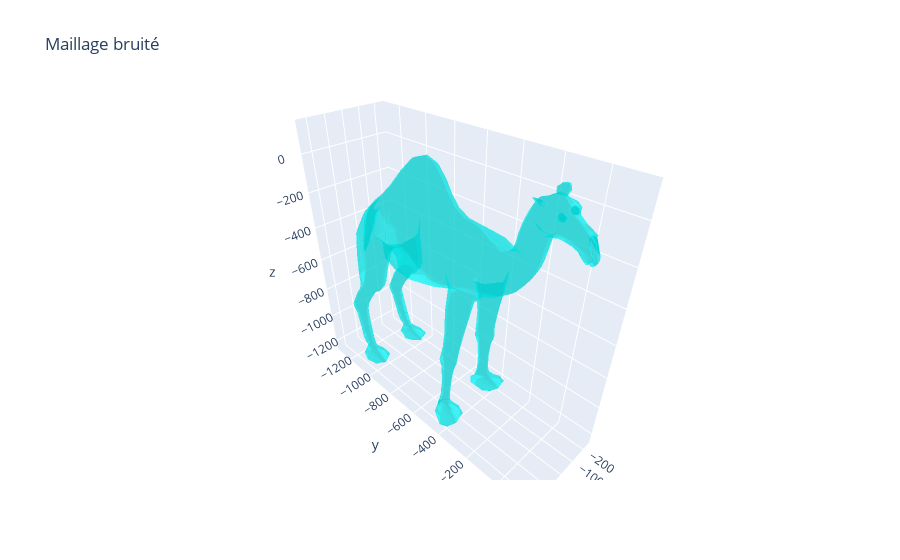

Notebook code cell kept with this figure:
### Markdown cell above
# Ajout de bruit Gaussien

### Code cell
VB = np.zeros((len(V), len(V[0])))
for i in range(len(V)) :
    n = np.random.normal(0, 0.05, len(V[i]))
    xbar = np.array(V[i])
    z = xbar + n
    VB[i] = z

plot_mesh(VB, F, "Maillage bruité")

### Figure 1 — Plotly figure (JSON) as saved in the notebook; plotly's stock layout.template omitted (floating-point values rounded to 4 significant figures; data arrays with more than 128 entries replaced by an {"elided": "..."} marker saying what was removed)
{"data": [{"color": "cyan", "i": {"elided": "4072 int values"}, "j": {"elided": "4072 int values"}, "k": {"elided": "4072 int values"}, "opacity": 0.5, "type": "mesh3d", "x": {"elided": "2045 float values"}, "y": {"elided": "2045 float values"}, "z": {"elided": "2045 float values"}}], "layout": {"scene": {"aspectmode": "data"}, "title": {"text": "Maillage bruité"}}}
